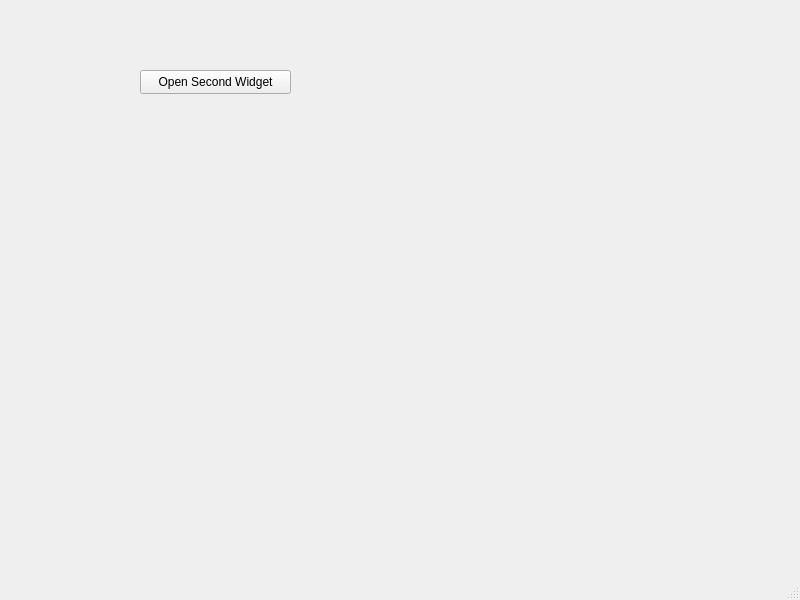
<?xml version="1.0" encoding="UTF-8"?>
<ui version="4.0">
 <class>MainWindow</class>
 <widget class="QMainWindow" name="MainWindow">
  <property name="geometry">
   <rect>
    <x>0</x>
    <y>0</y>
    <width>800</width>
    <height>600</height>
   </rect>
  </property>
  <property name="windowTitle">
   <string>MainWindow</string>
  </property>
  <widget class="QWidget" name="centralwidget">
   <widget class="QPushButton" name="pushButton">
    <property name="geometry">
     <rect>
      <x>140</x>
      <y>70</y>
      <width>151</width>
      <height>24</height>
     </rect>
    </property>
    <property name="text">
     <string>Open Second Widget</string>
    </property>
   </widget>
  </widget>
  <widget class="QMenuBar" name="menubar">
   <property name="geometry">
    <rect>
     <x>0</x>
     <y>0</y>
     <width>800</width>
     <height>22</height>
    </rect>
   </property>
  </widget>
  <widget class="QStatusBar" name="statusbar"/>
 </widget>
 <resources/>
 <connections/>
</ui>
